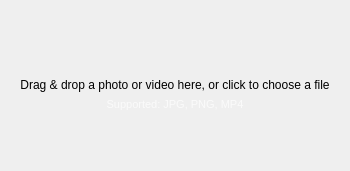
          <widget class="QFrame" name="uploadArea">
           <property name="sizePolicy">
            <sizepolicy hsizetype="Preferred" vsizetype="Preferred">
             <horstretch>0</horstretch>
             <verstretch>0</verstretch>
            </sizepolicy>
           </property>
           <property name="minimumSize">
            <size>
             <width>0</width>
             <height>160</height>
            </size>
           </property>
           <property name="acceptDrops">
            <bool>true</bool>
           </property>
           <property name="autoFillBackground">
            <bool>false</bool>
           </property>
           <property name="styleSheet">
            <string notr="true"/>
           </property>
           <layout class="QVBoxLayout" name="uploadLayout">
            <property name="spacing">
             <number>14</number>
            </property>
            <property name="topMargin">
             <number>9</number>
            </property>
            <item>
             <widget class="QFrame" name="upload_area_empty_frame">
              <layout class="QVBoxLayout" name="upload_area_empty_v_box">
               <item>
                <spacer name="verticalSpacer_3">
                 <property name="orientation">
                  <enum>Qt::Vertical</enum>
                 </property>
                 <property name="sizeHint" stdset="0">
                  <size>
                   <width>20</width>
                   <height>40</height>
                  </size>
                 </property>
                </spacer>
               </item>
               <item>
                <widget class="QLabel" name="uploadIcon">
                 <property name="sizePolicy">
                  <sizepolicy hsizetype="Preferred" vsizetype="Fixed">
                   <horstretch>0</horstretch>
                   <verstretch>0</verstretch>
                  </sizepolicy>
                 </property>
                 <property name="autoFillBackground">
                  <bool>false</bool>
                 </property>
                 <property name="styleSheet">
                  <string notr="true"/>
                 </property>
                 <property name="text">
                  <string/>
                 </property>
                 <property name="pixmap">
                  <pixmap resource="../scripts/ui/icons/icons.qrc">:/icons/upload.png</pixmap>
                 </property>
                 <property name="scaledContents">
                  <bool>false</bool>
                 </property>
                 <property name="alignment">
                  <set>Qt::AlignCenter</set>
                 </property>
                </widget>
               </item>
               <item>
                <widget class="QLabel" name="uploadText">
                 <property name="sizePolicy">
                  <sizepolicy hsizetype="Preferred" vsizetype="Fixed">
                   <horstretch>0</horstretch>
                   <verstretch>0</verstretch>
                  </sizepolicy>
                 </property>
                 <property name="text">
                  <string>Drag &amp; drop a photo or video here, or click to choose a file</string>
                 </property>
                 <property name="alignment">
                  <set>Qt::AlignCenter</set>
                 </property>
                </widget>
               </item>
               <item>
                <widget class="QLabel" name="uploadSupported">
                 <property name="sizePolicy">
                  <sizepolicy hsizetype="Preferred" vsizetype="Fixed">
                   <horstretch>0</horstretch>
                   <verstretch>0</verstretch>
                  </sizepolicy>
                 </property>
                 <property name="styleSheet">
                  <string notr="true">QLabel { color: rgba(255,255,255,0.72); font-size:11px; }</string>
                 </property>
                 <property name="text">
                  <string>Supported: JPG, PNG, MP4</string>
                 </property>
                 <property name="alignment">
                  <set>Qt::AlignCenter</set>
                 </property>
                 <property name="margin">
                  <number>0</number>
                 </property>
                </widget>
               </item>
               <item>
                <spacer name="verticalSpacer_2">
                 <property name="orientation">
                  <enum>Qt::Vertical</enum>
                 </property>
                 <property name="sizeHint" stdset="0">
                  <size>
                   <width>20</width>
                   <height>40</height>
                  </size>
                 </property>
                </spacer>
               </item>
              </layout>
             </widget>
            </item>
           </layout>
          </widget>
